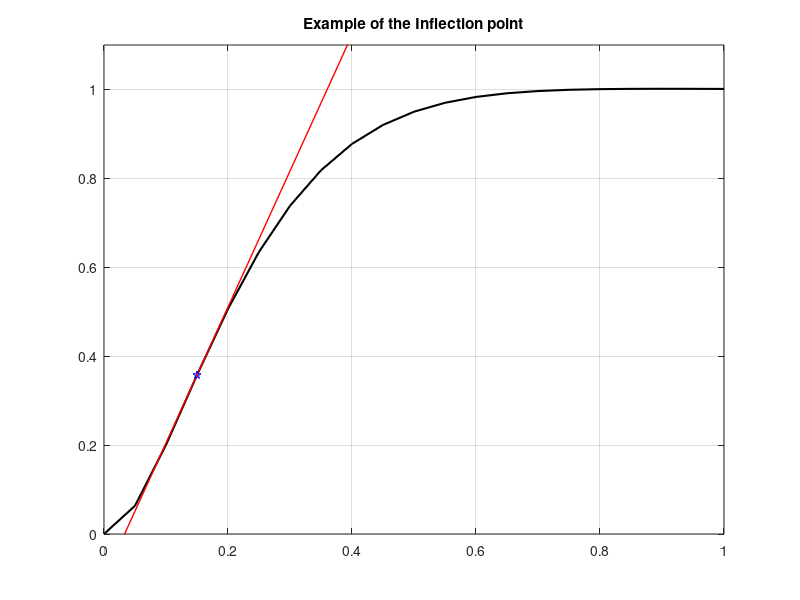

Write the MATLAB code that produced this figure. (Note: this script raises an error after producing the figure.)
clear all; close all; clc;
t=0:0.05:1;

wn=8.036118730219977;
zeta=0.900733958553509;

s=tf('s');
M=(wn^2)/(s^2+2*zeta*wn*s+wn^2);
[y,t]=step(M,t);
Nf=5;

d1y=gradient(y,t);
d2y=gradient(d1y,t);

t_infl = interp1(d1y, t, max(d1y));
y_infl = interp1(t, y, t_infl);
slope  = interp1(t, d1y, t_infl);   % Slope Defined Here As Maximum Of First Derivative
intcpt = y_infl - slope*t_infl;     % Calculate Intercept
tngt = slope*t + intcpt;  

figure (1);
plot(t,y,'-k','LineWidth',1.5);
grid on
title('Example of the Inflection point');
axis([0 length(t)*0.05-0.05 0 1.1]);
hold on
plot(t, tngt, '-r', 'LineWidth',1); % Plot Tangent Line
plot(t_infl, y_infl, 'bp');

%parameters from the graph
T = interp1(tngt, t, 0);
L = (interp1(tngt, t, 1))-T;
DeltaCp=max(y);
N=DeltaCp/T;
R=N*L/DeltaCp;
P=1;                                %from step function

%Ziegler-Nichols
fprintf('Zigler-Nichols')
K=1.2*P/(N*L)
Ti=2*L
Td=0.5*L
Tf=Td/Nf;
tsc([K Ti Td]);
title('Ziegler-Nichols Step');

%Cohen-Coon
fprintf('Cohen-Coon')
K=(P/(N*L))*(1.33+R/4)
Ti=L*((32+6*R)/(13+8*R))
Td=L*(4/(11+2*R))
tsc([K Ti Td]);
title('Cohen-Coon Step');

%Chien-Hrones-Reswick
fprintf('Chien-Hrones-Reswick')
K=0.95*T/L
Ti=2.4*L
Td=0.42*L
Tf=Td/Nf;
tsc([K Ti Td]); 
title('Chien-Hrones-Reswick Step');